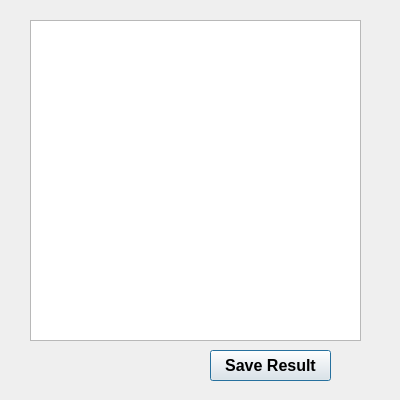
<?xml version="1.0" encoding="UTF-8"?>
<ui version="4.0">
 <class>Dialog</class>
 <widget class="QDialog" name="Dialog">
  <property name="geometry">
   <rect>
    <x>0</x>
    <y>0</y>
    <width>400</width>
    <height>400</height>
   </rect>
  </property>
  <property name="minimumSize">
   <size>
    <width>400</width>
    <height>400</height>
   </size>
  </property>
  <property name="windowTitle">
   <string>Dialog</string>
  </property>
  <widget class="QPlainTextEdit" name="plainTextEdit_FitResult">
   <property name="geometry">
    <rect>
     <x>30</x>
     <y>20</y>
     <width>331</width>
     <height>321</height>
    </rect>
   </property>
  </widget>
  <widget class="QPushButton" name="pushButton_SaveResult">
   <property name="geometry">
    <rect>
     <x>210</x>
     <y>350</y>
     <width>121</width>
     <height>31</height>
    </rect>
   </property>
   <property name="font">
    <font>
     <pointsize>12</pointsize>
     <weight>75</weight>
     <bold>true</bold>
    </font>
   </property>
   <property name="text">
    <string>Save Result</string>
   </property>
  </widget>
 </widget>
 <resources/>
 <connections/>
</ui>
